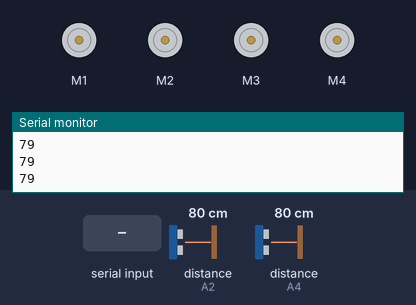
A sketch run on a simulated Arduino Uno, built with avr-gcc and run on an emulated ATmega328P. Shown: 4 × DC motor (green arrow = forward, orange = backward, longer = faster), the last lines printed to the serial monitor. Wiring (inferred from the names in the program): 2 × ultrasonic range finder: trigger A3, echo A2 / trigger A5, echo A4. Inputs (shaded band) come from the test bench; at power-on: distance to the obstacle (sensors on A2, A4) 80 cm. The echo pulse lasts 58.3 µs per cm.

Above: at 1.2 s.
1.3 s: distance to the obstacle (sensor on A2) set to 2 cm
At 1.35 s:
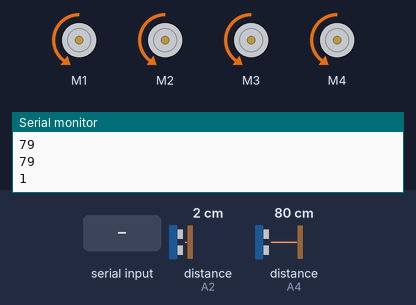
4.3 s: "left" received over the second serial link
At 6.0 s:
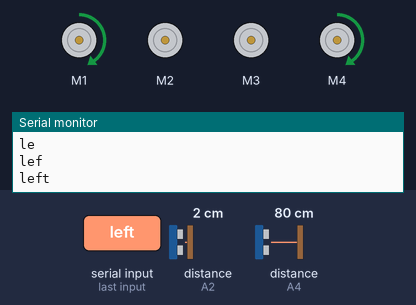
7.3 s: "go ahead" received over the second serial link
At 7.55 s:
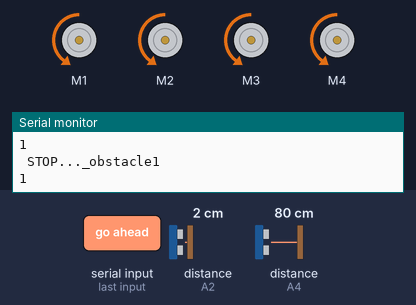
10.3 s: "right" received over the second serial link
At 12.2 s:
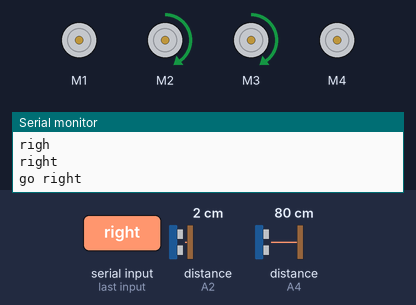
13.3 s: distance to the obstacle (sensor on A4) set to 35 cm
16.3 s: "NA" received over the second serial link
At 16.55 s:
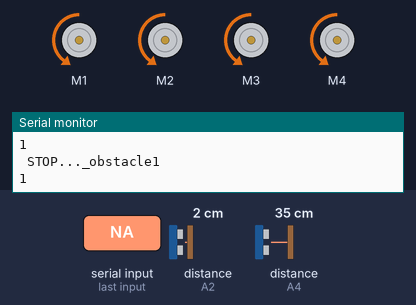
Timing chart, 0 to 19.3 s (numbered marks = the images above; inputs shaded):
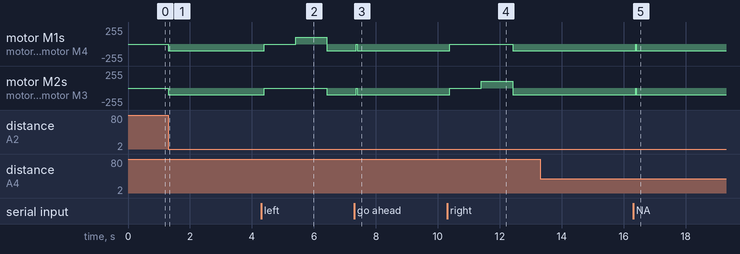

Measured:
- after the input at 1.3 s, motor M1–4: stopped → backward 100/255 at once
- after the input at 4.3 s, motor M1–4: backward 100/255 → stopped after 0.09 s instead of 3.0 s
- after the input at 7.3 s, motor M1–4: backward 100/255 → stopped after 0.07 s, → backward 100/255 0.03 s later
- after the input at 10.3 s, motor M1, motor M4: backward 100/255 → stopped after 0.09 s, → backward 100/255 2.0 s later; motor M2, motor M3: backward 100/255 → stopped after 0.09 s, → forward 100/255 1.0 s later, → backward 100/255 1.0 s later
- after the input at 16.3 s, motor M1–4: backward 100/255 → stopped after 0.09 s, → backward 100/255 0.01 s later

The sketch:

voice_car_ultrasonic.ino
```cpp
#include <AFMotor.h>
#include<Servo.h>
#include <SoftwareSerial.h>
SoftwareSerial BT(A0, A1);
AF_DCMotor motor1(1);
AF_DCMotor motor2(2);
AF_DCMotor motor3(3);
AF_DCMotor motor4(4);
#define trigPin1 A3                       //Define the HC-SE04 triger
#define echoPin1 A2                       //Define the HC-SE04 echo
#define trigPin2 A5                       //Define the HC-SE04 triger
#define echoPin2 A4                       //Define the HC-SE04 echo
String command; //Int to store app command state.
int speedCar = 100; // Initial car speed set 0 to 255.
//boolean lightFront = false;
//boolean lightBack = false;
//boolean horn = false;

Servo myservo;

void setup()
{
     pinMode(trigPin1, OUTPUT);           //set the trigpin to output
    pinMode(echoPin1, INPUT);            //set the echopin to input
  pinMode(trigPin2, OUTPUT);           //set the trigpin to output
    pinMode(echoPin2, INPUT);            //set the echopin to input

    Serial.begin(9600);
    BT.begin(9600);

  //Stop();
}

void forward()
{


  motor1.run(FORWARD);
  motor2.run(FORWARD);
  motor3.run(FORWARD);
  motor4.run(FORWARD);
    motor1.setSpeed(speedCar);
  motor2.setSpeed(speedCar);
  motor3.setSpeed(speedCar);
  motor4.setSpeed(speedCar);


}

void backward()
{
  motor1.run(BACKWARD);
  motor2.run(BACKWARD);
  motor3.run(BACKWARD);
  motor4.run(BACKWARD);
  motor1.setSpeed(speedCar);
  motor2.setSpeed(speedCar);
  motor3.setSpeed(speedCar);
  motor4.setSpeed(speedCar);
}
void left()
{
  myservo.write(180);
  delay(500);
  myservo.write(90);
  delay(500);
  motor1.run(FORWARD);
  motor2.run(RELEASE);
  motor3.run(RELEASE);
  motor4.run(FORWARD);
  motor1.setSpeed(speedCar);
  motor4.setSpeed(speedCar);
  delay(1000);
  motor1.run(RELEASE);
  motor2.run(RELEASE);
  motor3.run(RELEASE);
  motor4.run(RELEASE);
}
void right()
{
  myservo.write(180);
  delay(500);
  myservo.write(90);
  delay(500);
  motor1.run(RELEASE);
  motor2.run(FORWARD);
  motor3.run(FORWARD);
  motor4.run(RELEASE);
  motor2.setSpeed(speedCar);
  motor3.setSpeed(speedCar);
  delay(1000);
  motor1.run(RELEASE);
  motor2.run(RELEASE);
  motor3.run(RELEASE);
  motor4.run(RELEASE);
}

void keep_watch() {
  digitalWrite (3, HIGH);
  digitalWrite (4, LOW);
  digitalWrite (5, LOW);
  digitalWrite (6, LOW);
  delay (100);
}

void Stop()
{
  motor1.run(RELEASE);
  motor2.run(RELEASE);
  motor3.run(RELEASE);
  motor4.run(RELEASE);
}

void loop(){

int duration1, distance1;             //Define two intregers duration and distance to be used to save data
    digitalWrite(trigPin1, HIGH);        //write a digital high to the trigpin to send out the pulse
    delayMicroseconds(50);             //wait half a millisecond
    digitalWrite(trigPin1, LOW);         //turn off the trigpin
    duration1 = pulseIn(echoPin1, HIGH);  //measure the time using pulsein when the echo receives a signal set it to high
    distance1 = (duration1/2) / 29.1;     //distance is the duration divided by 2 becasue the signal traveled from the trigpin then back to the echo pin, then devide by 29.1 to convert to centimeters
    Serial.println(distance1);             //Dispaly the distance on the serial monitor
    //Serial.println(" CM");              //in centimeters
if (distance1<10)
{
  Stop();
  backward();
  delay(100);
   Stop();
  Serial.println(" STOP..._obstacle1");
  command == "NA";
}

int duration2, distance2;             //Define two intregers duration and distance to be used to save data
    digitalWrite(trigPin2, HIGH);        //write a digital high to the trigpin to send out the pulse
    delayMicroseconds(50);             //wait half a millisecond
    digitalWrite(trigPin2, LOW);         //turn off the trigpin
    duration2 = pulseIn(echoPin2, HIGH);  //measure the time using pulsein when the echo receives a signal set it to high
    distance2 = (duration2/2) / 29.1;     //distance is the duration divided by 2 becasue the signal traveled from the trigpin then back to the echo pin, then devide by 29.1 to convert to centimeters
    //Serial.print(distance2);             //Dispaly the distance on the serial monitor
    //Serial.println(" CM");              //in centimeters


if (distance2<20)
{
  Stop();
 forward();
  delay(100);
   Stop();
  Serial.println(" STOP..._obstacle2");
}
while (BT.available())
{
delay(3);
char c = BT.read();
command += c;
Serial.println(command);
}
//Serial.println(command);
 if (command.length() > 0){
  //Serial.println("match");
    if(command == "go ahead"){
      Serial.println("forward");
      forward();
      }
    else if(command == "go back"){
      backward();
      }
      else if (command == "stop")
      {
        Stop();
      }
      else if (command == "left")
      {
        left();
      }
        else if (command == "right")
      {
        Serial.println("go right");
        right();
      }

    command=""; //Reset the variable after initiating
}
}
```
